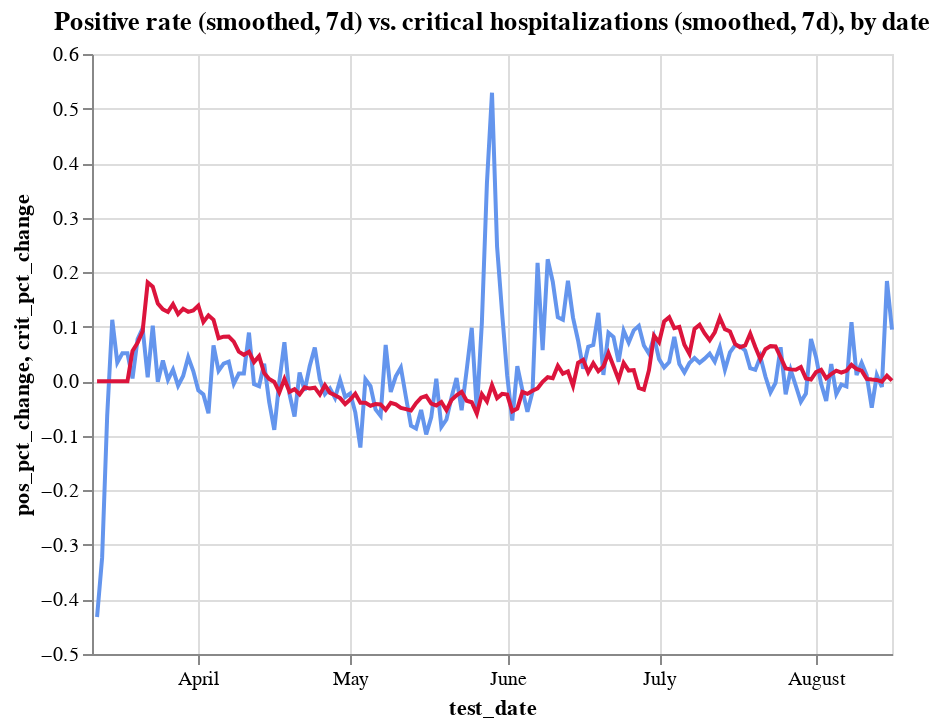

Here is the notebook cell this chart was saved with:
### Code cell
c1 = alt.Chart(hos_and_rate
               .assign(pos_pct_change = lambda x: x.pos_pct_change.ewm(span=7).mean())
              ).mark_line(color='cornflowerblue').encode(
    x='test_date',
    y='pos_pct_change',
    tooltip=['test_date', 'positive_rate'],
)
c2 = alt.Chart(hos_and_rate
               .assign(crit_pct_change = lambda x: x.crit_pct_change.ewm(span=7).mean())
              ).mark_line(color='crimson').encode(
    x='test_date',
    y='crit_pct_change',
    tooltip=['test_date', 'critical'],
)


alt.layer(c1, c2).properties(title='Positive rate (smoothed, 7d) vs. critical hospitalizations (smoothed, 7d), by date')

### Figure 1 — Vega-Lite specification as saved in the notebook (floating-point values rounded to 4 significant figures; data arrays with more than 128 entries replaced by an {"elided": "..."} marker saying what was removed)
{"config": {"view": {"continuousWidth": 400, "continuousHeight": 300}}, "layer": [{"data": {"name": "data-55fa1af267665e10ccbcbf4eea244caa"}, "mark": {"type": "line", "color": "cornflowerblue"}, "encoding": {"tooltip": [{"type": "temporal", "field": "test_date"}, {"type": "quantitative", "field": "positive_rate"}], "x": {"type": "temporal", "field": "test_date"}, "y": {"type": "quantitative", "field": "pos_pct_change"}}}, {"data": {"name": "data-39225fd42a7064552f5130d9c5e70364"}, "mark": {"type": "line", "color": "crimson"}, "encoding": {"tooltip": [{"type": "temporal", "field": "test_date"}, {"type": "quantitative", "field": "critical"}], "x": {"type": "temporal", "field": "test_date"}, "y": {"type": "quantitative", "field": "crit_pct_change"}}}], "title": "Positive rate (smoothed, 7d) vs. critical hospitalizations (smoothed, 7d), by date", "$schema": "https://vega.github.io/schema/vega-lite/v4.8.1.json", "datasets": {"data-55fa1af267665e10ccbcbf4eea244caa": {"elided": "159 records"}, "data-39225fd42a7064552f5130d9c5e70364": {"elided": "159 records"}}}
